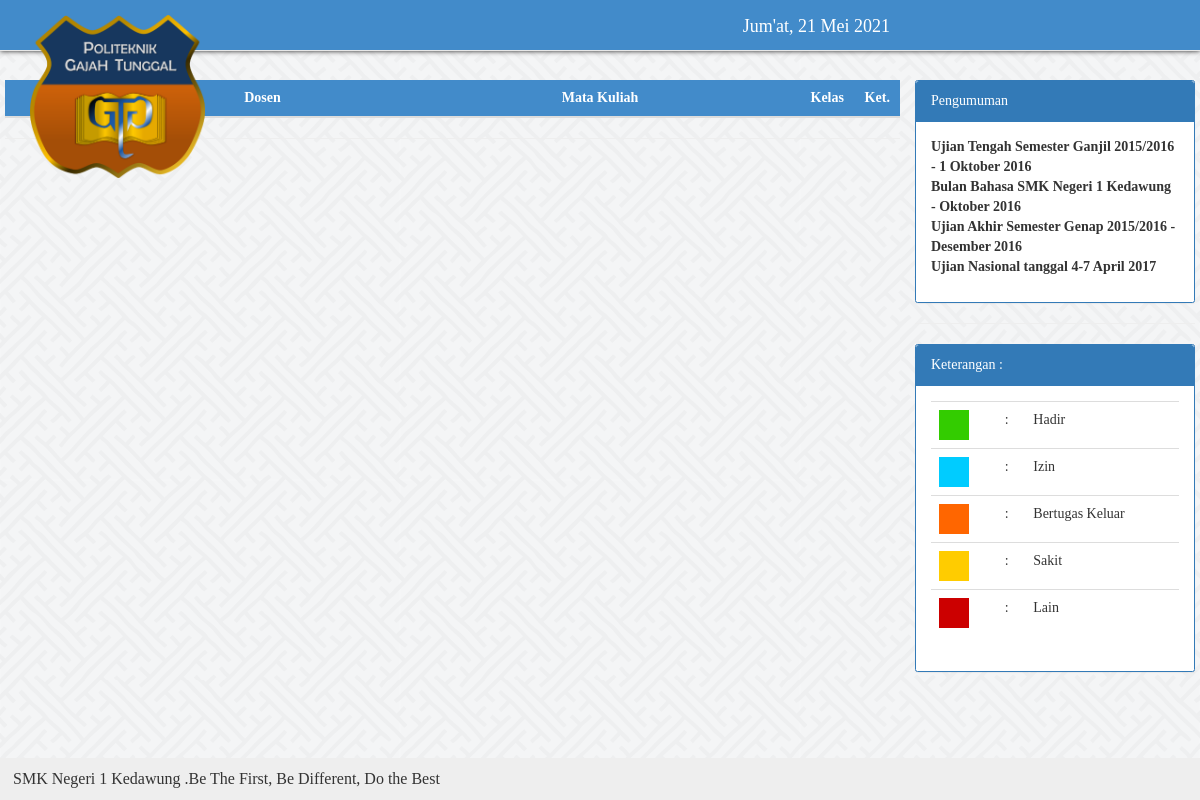
The page / on the database its author committed.
### tables this page shows
CREATE TABLE `tbl_lain` (
  `id` int(11) NOT NULL,
  `opsi` varchar(32) NOT NULL,
  `isi` text NOT NULL,
  `ds` int(11) NOT NULL
);

CREATE TABLE `tbl_kehadiran` (
  `id` int(11) NOT NULL,
  `nama_kehadiran` varchar(32) NOT NULL,
  `warna` varchar(6) NOT NULL,
  `ds` int(11) NOT NULL
);

CREATE TABLE `tbl_info` (
  `id` int(11) NOT NULL,
  `isi` text NOT NULL
);

### function/main.php (called while the page is built, shortened)
<?php
function base($folder)
{
	$url = "http://localhost:9000/siakad/".$folder;
	return $url;
}
function hari($hariini)
{
	$semingu = array(
		"Minggu",
		"Senin",
		"Selasa",
		"Rabu",
		"Kamis",
		"Jum'at",
		"Sabtu"
	);
	return $semingu[$hariini];
}
function tglskrg($tgl)
{
	$tanggal	= substr($tgl, 8, 2);
	$bulan		= bulan(substr($tgl, 5, 2));
	$tahun 		= substr($tgl, 0, 4);
	return $tanggal. ' '.$bulan.' '.$tahun;
}
function bulan($bln)
{
	if ($bln == "01") {
		return "Januari";
	} else if ($bln == "0") {
	} else if ($bln == "02") {
		return "Februari";
	} else if ($bln == "03") {
		return "Maret";
	} else if ($bln == "04") {
		return "April";
	} else if ($bln == "05") {
		return "Mei";
	} else if ($bln == "06") {
		return "Juni";
	} else if ($bln == "07") {
		return "Juli";
	} else if ($bln == "08") {
		return "Agustus";
	} else if ($bln == "09") {
		return "September";
	} else if ($bln == "10") {
		return "Oktober";
	} else if ($bln == "11") {
		return "November";
	} else if ($bln == "12") {
		return "Desember";
	}
}
function get($sql)
{
	global $link;
	if ($x = mysqli_query($link, $sql) or die(mysqli_error($link))) {
		return $x;
	}
}
function select($column, $table, $params=NULL)
{
	if ($params != NULL) {
		$sql = "SELECT $column FROM $table WHERE $params ";
	} else {
		$sql = "SELECT $column FROM $table ";
	}
	return get($sql);
}
?>

### index.php (the view, shortened to what this page needs)
<?php
$hdr = select('nama_kehadiran, warna', 'tbl_kehadiran');
?>
<!DOCTYPE html>
<html>
  <head>
  </head>
  <link rel="stylesheet" href="<?= base('assets/css/style.css'); ?>" media="screen" title="no title">
  <link rel="stylesheet" href="<?= base('assets/css/bootstrap.css'); ?>" media="screen" title="no title">
  <link rel="stylesheet" href="<?= base('assets/jquery.simplyscroll/jquery.simplyscroll.css'); ?>" media="screen" title="no title">
  <body style="background:url('images/pattern.png');background-attachment:fixed;">
    <nav class="navbar navbar-default navbar-fixed-top" style="background:#428bca !important;color:#fff !important;box-shadow: 0px 0px 5px #222;">
      <div class="container">
        <div class="navbar-header">
          <a href="#" class="navbar-brand"><img src="<?= base('images/main-logo.png'); ?>" width="175px" alt="" class="img img-responsive"></a>
        </div>
        <div class="collapse navbar-collapse navbar-right">
          <ul class="nav navbar-nav">
            <li>
              <h4 style="padding-top:7px;margin-right:280px;">
                <?php
                $hari = date('w');
                $tgl	= date('Y-m-d');
                echo hari($hari).', '.tglskrg($tgl); ?>
              </h4>
            </li>
          </ul>
        </div>
      </div>
    </nav>
    <div class="container-fluid" id="main-content">
        <div class="row">
          <div class="col-md-9" style="background-image: url('images/pattern.png') !important;padding-right: 0px;padding-left: 5px;">
            <table class="table table-striped">
              <thead>
                <tr>
                  <th class="ctr" width="120px">Jam</th>
                  <th class="ctr" width="275px">Dosen</th>
                  <th class="ctr" width="400px">Mata Kuliah</th>
                  <th class="ctr">Kelas</th>
                  <th class="ctr">Ket.</th>
                </tr>
              </thead>
            </table>
            <hr>
            <ul id="scroller">
              <li>
              </li>
            </ul>
          </div>
          <div class="col-md-3" style="padding-right: 5px;">
            <div class="panel panel-primary">
              <div class="panel-heading">
                Pengumuman
              </div>
              <div class="panel-body">
                <?php
                  $annc = select('*','tbl_lain', "id=1 LIMIT 1");
                  $p = mysqli_fetch_assoc($annc);
                  echo $p['isi'];
                ?>
              </div>
            </div>
            <hr>
            <div class="panel panel-primary">
              <div class="panel-heading">
                Keterangan :
              </div>
              <div class="panel-body">
                <table class="table">
                <?php while ($hd = mysqli_fetch_assoc($hdr)) : ?>
                  <tr>
                    <td>
                      <div style="width:30px;height:30px;background:#<?= $hd['warna'];?>"></div>
                    </td>
                    <td>:</td>
                    <td><?= $hd['nama_kehadiran']; ?></td>
                  </tr>
                <?php endwhile; ?>
                </table>
              </div>
            </div>
          </div>
        </div>
    </div>
<?php include_once 'templates/footer.php'; ?>

### templates/footer.php
<?php
$rt = select("*", "tbl_info", "id=1 LIMIT 1");
$run = mysqli_fetch_assoc($rt);
?>
<footer>
  <marquee>
    <?= $run['isi']; ?>
  </marquee>
</footer>
</body>
</html>

### assets/css/style.css (style rules this page uses)
* { margin: 0; padding: 0; text-decoration: none; list-style:none; font-family: "Roboto Slab"; }
body { background-attachment: fixed !important; }
.ctr { text-align: center !important; }
nav { border-radius: 0px !important; }
.navbar-brand { font-weight: bold !important; }
.panel, .table, .btn, .form-control, #sidebar { border-radius: 2.5px !important; }
thead { background: #428bca; color: #fff; }
footer { position: fixed; width: 100% !important; margin-top: 20px; background: #eee; padding: 13px; font-size: 16px; line-height: 16px; bottom: 0 !important; }
#main-content { margin-top: 80px; }

### rows shown on the page
tbl_lain: isi "Ujian Tengah Semester Ganjil 2015/2016 - 1 Oktober 2016 Bulan Bahasa SMK Negeri 1 Kedawung - Oktober 2016 Ujian Akhir Semester Genap 2015/2016 - Desember 2016 Ujian Nasional tanggal 4-7 April 2017"
tbl_kehadiran: nama_kehadiran "Hadir"
tbl_kehadiran: nama_kehadiran "Izin"
tbl_kehadiran: nama_kehadiran "Bertugas Keluar"
tbl_kehadiran: nama_kehadiran "Sakit"
tbl_kehadiran: nama_kehadiran "Lain"
tbl_info: isi "SMK Negeri 1 Kedawung .Be The First, Be Different, Do the Best"

### other values the page prints
hari($hari) "Jum'at"
